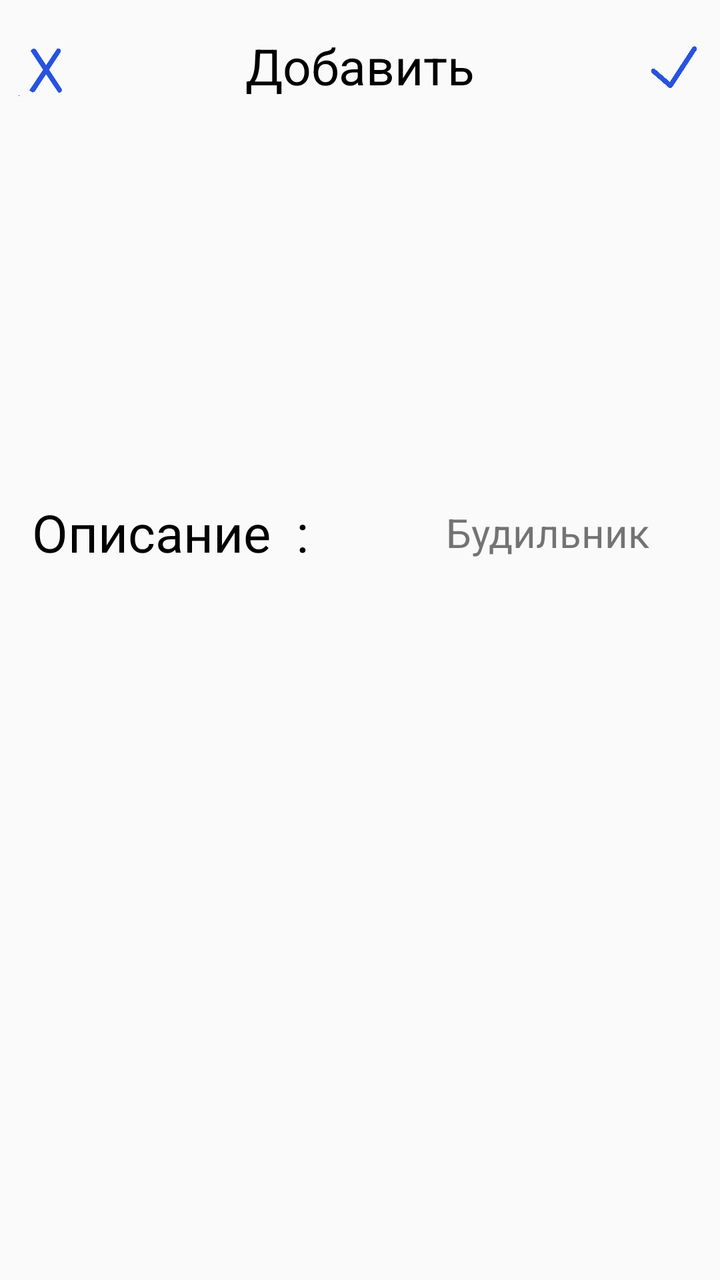
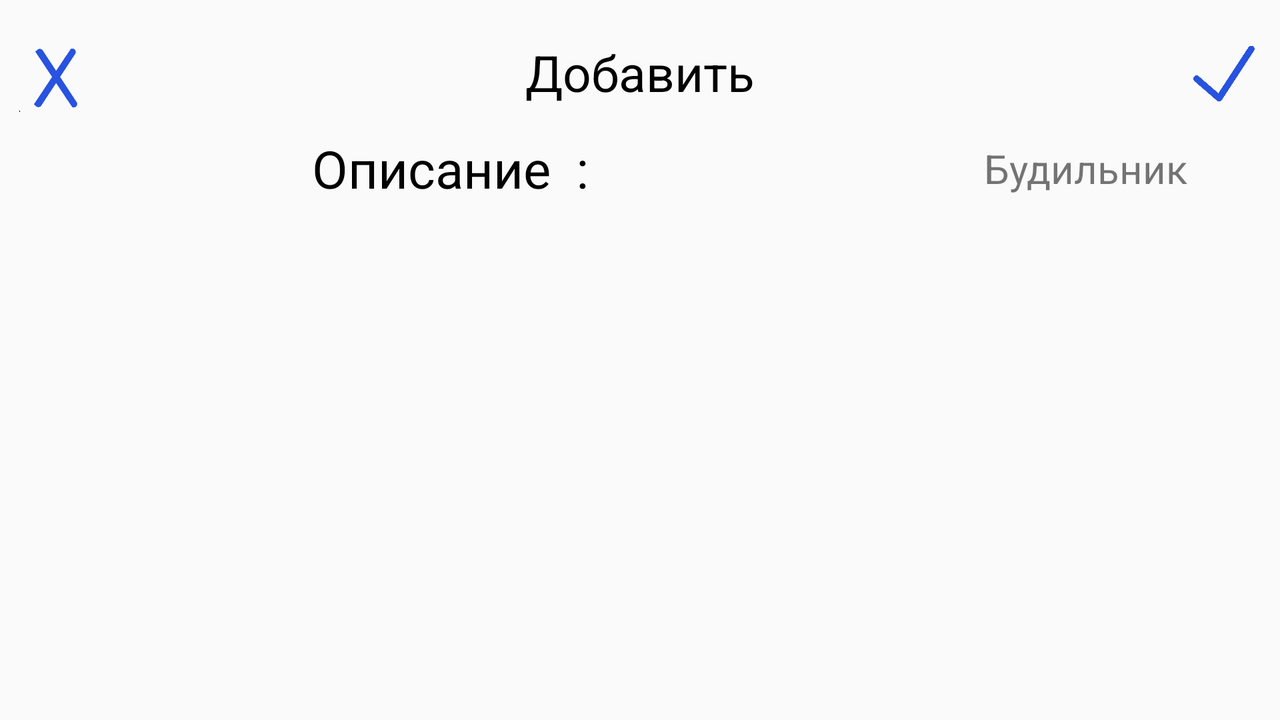

One screen, two layout resources from the same app: the default and the repository's alternative for another configuration. Each is rendered where Android would select it; the XML of both is given below.
<!-- AndroidManifest.xml: application theme AppTheme.NoActionBar -->
<!-- res/layout/activity_create_new_alarm_clock.xml -->
<?xml version="1.0" encoding="utf-8"?>
<android.support.constraint.ConstraintLayout xmlns:android="http://schemas.android.com/apk/res/android"
    xmlns:app="http://schemas.android.com/apk/res-auto"
    xmlns:tools="http://schemas.android.com/tools"
    android:layout_width="match_parent"
    android:layout_height="match_parent"
    android:orientation="vertical">

    <android.support.constraint.ConstraintLayout
        android:id="@+id/constraintLayout"
        android:layout_width="match_parent"
        android:layout_height="wrap_content"
        android:layout_marginTop="8dp"
        android:orientation="horizontal"
        app:layout_constraintTop_toTopOf="parent">

        <Button
            android:id="@+id/cancel"
            android:layout_width="30dp"
            android:layout_height="30dp"
            android:layout_gravity="start"
            android:layout_marginStart="8dp"
            android:layout_marginTop="8dp"
            android:layout_marginBottom="8dp"
            android:background="@drawable/cross"
            app:layout_constraintBottom_toBottomOf="parent"
            app:layout_constraintStart_toStartOf="parent"
            app:layout_constraintTop_toTopOf="parent" />

        <Button
            android:id="@+id/addAlarmClock"
            android:layout_width="30dp"
            android:layout_height="30dp"
            android:layout_marginTop="8dp"
            android:layout_marginEnd="8dp"
            android:layout_marginBottom="8dp"
            android:background="@drawable/check"
            app:layout_constraintBottom_toBottomOf="parent"
            app:layout_constraintEnd_toEndOf="parent"
            app:layout_constraintTop_toTopOf="parent" />

        <TextView
            android:id="@+id/title"
            android:layout_width="wrap_content"
            android:layout_height="wrap_content"
            android:layout_marginStart="8dp"
            android:layout_marginTop="8dp"
            android:layout_marginEnd="8dp"
            android:layout_marginBottom="8dp"
            android:text="@string/add"
            android:textColor="@android:color/background_dark"
            android:textSize="25sp"
            app:layout_constraintBottom_toBottomOf="parent"
            app:layout_constraintEnd_toEndOf="parent"
            app:layout_constraintStart_toStartOf="parent"
            app:layout_constraintTop_toTopOf="parent" />
    </android.support.constraint.ConstraintLayout>

    <android.support.constraint.ConstraintLayout
        android:id="@+id/constraintLayout2"
        android:layout_width="wrap_content"
        android:layout_height="175dp"
        android:layout_gravity="center_horizontal"
        android:layout_marginStart="8dp"
        android:layout_marginTop="8dp"
        android:layout_marginEnd="8dp"
        app:layout_constraintEnd_toEndOf="parent"
        app:layout_constraintStart_toStartOf="parent"
        app:layout_constraintTop_toBottomOf="@+id/constraintLayout">

        <android.support.v7.widget.RecyclerView
            android:id="@+id/minutes"
            android:layout_width="70dp"
            android:layout_height="wrap_content"
            app:layout_constraintBottom_toBottomOf="parent"
            app:layout_constraintEnd_toEndOf="parent"
            app:layout_constraintStart_toEndOf="@+id/hours"
            app:layout_constraintTop_toTopOf="parent" />

        <android.support.v7.widget.RecyclerView
            android:id="@+id/hours"
            android:layout_width="70dp"
            android:layout_height="wrap_content"
            app:layout_constraintBottom_toBottomOf="parent"
            app:layout_constraintEnd_toStartOf="@+id/minutes"
            app:layout_constraintStart_toStartOf="parent"
            app:layout_constraintTop_toTopOf="parent" />


    </android.support.constraint.ConstraintLayout>

    <android.support.constraint.ConstraintLayout
        android:id="@+id/alarmClockName"
        android:layout_width="match_parent"
        android:layout_height="wrap_content"
        android:layout_marginStart="8dp"
        android:layout_marginEnd="8dp"
        app:layout_constraintEnd_toEndOf="parent"
        app:layout_constraintStart_toStartOf="parent"
        app:layout_constraintTop_toBottomOf="@+id/constraintLayout2">

        <TextView
            android:layout_width="wrap_content"
            android:layout_height="wrap_content"
            android:layout_marginStart="8dp"
            android:layout_marginTop="8dp"
            android:layout_marginBottom="8dp"
            android:text="Описание  :  "
            android:textColor="@color/dark"
            android:textSize="26sp"
            app:layout_constraintBottom_toBottomOf="parent"
            app:layout_constraintStart_toStartOf="parent"
            app:layout_constraintTop_toTopOf="parent" />

        <TextView
            android:id="@+id/description"
            android:layout_width="129dp"
            android:layout_height="wrap_content"
            android:layout_marginStart="8dp"
            android:layout_marginTop="8dp"
            android:layout_marginEnd="8dp"
            android:layout_marginBottom="8dp"
            android:gravity="center"
            android:text="Будильник"
            android:textSize="20sp"
            app:layout_constraintBottom_toBottomOf="parent"
            app:layout_constraintEnd_toEndOf="parent"
            app:layout_constraintHorizontal_bias="0.972"
            app:layout_constraintStart_toStartOf="parent"
            app:layout_constraintTop_toTopOf="parent" />

    </android.support.constraint.ConstraintLayout>

    <Button
        android:visibility="gone"
        android:id="@+id/delete"
        android:layout_width="0dp"
        android:layout_height="wrap_content"
        android:background="@drawable/oval_button"
        android:text="Удалить"
        android:textColor="@android:color/holo_red_light"
        app:layout_constraintBottom_toBottomOf="parent"
        app:layout_constraintEnd_toEndOf="parent"
        app:layout_constraintStart_toStartOf="parent"
        android:layout_marginStart="8dp"
        android:layout_marginEnd="8dp"/>

</android.support.constraint.ConstraintLayout>
<!-- resources referenced by this layout -->
<resources>
  <color name="dark">#000</color>
  <!-- drawable check: png bitmap (drawable, 4796 bytes) -->
  <!-- drawable cross: png bitmap (drawable, 31430 bytes) -->
  <!-- drawable oval_button (drawable) -->
  <?xml version="1.0" encoding="utf-8"?>
  <shape  xmlns:android="http://schemas.android.com/apk/res/android" >
      <solid android:color="@color/white_gray" />
      <corners
          android:radius="20dp" />
  </shape>
  <string name="add">Добавить</string>
  <style name="AppTheme.NoActionBar">
          <item name="windowActionBar">false</item>
          <item name="windowNoTitle">true</item>
      </style>
</resources>
<!-- res/layout-land/activity_create_new_alarm_clock.xml (the repository's variant of the layout above) -->
<!-- drawn on the phone turned sideways -->
<?xml version="1.0" encoding="utf-8"?>
<android.support.constraint.ConstraintLayout xmlns:tools="http://schemas.android.com/tools"
    android:layout_width="match_parent"
    android:layout_height="match_parent"
    xmlns:app="http://schemas.android.com/apk/res-auto"
    android:orientation="vertical"
    xmlns:android="http://schemas.android.com/apk/res/android">

    <android.support.constraint.ConstraintLayout
        android:id="@+id/constraintLayout"
        android:layout_width="match_parent"
        android:layout_height="wrap_content"
        android:layout_marginTop="8dp"
        android:orientation="horizontal"
        app:layout_constraintTop_toTopOf="parent">

        <Button
            android:id="@+id/cancel"
            android:layout_width="40dp"
            android:layout_height="40dp"
            android:layout_gravity="start"
            android:layout_marginStart="8dp"
            android:layout_marginTop="8dp"
            android:layout_marginBottom="8dp"
            android:background="@drawable/cross"
            app:layout_constraintBottom_toBottomOf="parent"
            app:layout_constraintStart_toStartOf="parent"
            app:layout_constraintTop_toTopOf="parent" />

        <TextView
            android:id="@+id/title"
            android:layout_width="wrap_content"
            android:layout_height="wrap_content"
            android:layout_marginStart="8dp"
            android:layout_marginTop="8dp"
            android:layout_marginEnd="8dp"
            android:layout_marginBottom="8dp"
            android:text="@string/add"
            android:textColor="@android:color/background_dark"
            android:textSize="25sp"
            app:layout_constraintBottom_toBottomOf="parent"
            app:layout_constraintEnd_toEndOf="parent"
            app:layout_constraintStart_toStartOf="parent"
            app:layout_constraintTop_toTopOf="parent" />

        <Button
            android:id="@+id/addAlarmClock"
            android:layout_width="40dp"
            android:layout_height="40dp"
            android:layout_marginTop="8dp"
            android:layout_marginEnd="8dp"
            android:layout_marginBottom="8dp"
            android:background="@drawable/check"
            app:layout_constraintBottom_toBottomOf="parent"
            app:layout_constraintEnd_toEndOf="parent"
            app:layout_constraintTop_toTopOf="parent" />
    </android.support.constraint.ConstraintLayout>

    <android.support.constraint.ConstraintLayout
        android:id="@+id/constraintLayout3"
        android:layout_width="wrap_content"
        android:layout_height="175dp"
        android:layout_gravity="center_horizontal"
        android:layout_marginStart="8dp"
        android:layout_marginTop="8dp"
        android:layout_marginBottom="8dp"
        app:layout_constraintBottom_toBottomOf="parent"
        app:layout_constraintStart_toStartOf="parent"
        app:layout_constraintTop_toBottomOf="@+id/constraintLayout">

        <android.support.v7.widget.RecyclerView
            android:id="@+id/minutes"
            android:layout_width="70dp"
            android:layout_height="match_parent"
            app:layout_constraintBottom_toBottomOf="parent"
            app:layout_constraintEnd_toEndOf="parent"
            app:layout_constraintStart_toEndOf="@+id/hours"
            app:layout_constraintTop_toTopOf="parent" />

        <android.support.v7.widget.RecyclerView
            android:id="@+id/hours"
            android:layout_width="70dp"
            android:layout_height="match_parent"
            app:layout_constraintBottom_toBottomOf="parent"
            app:layout_constraintEnd_toStartOf="@+id/minutes"
            app:layout_constraintStart_toStartOf="parent"
            app:layout_constraintTop_toTopOf="parent" />


    </android.support.constraint.ConstraintLayout>

    <android.support.constraint.ConstraintLayout
        android:id="@+id/alarmClockName"
        android:layout_width="0dp"
        android:layout_height="40dp"
        app:layout_constraintEnd_toEndOf="parent"
        app:layout_constraintStart_toEndOf="@+id/constraintLayout3"
        app:layout_constraintTop_toBottomOf="@+id/constraintLayout">

        <TextView
            android:layout_width="wrap_content"
            android:layout_height="wrap_content"
            android:layout_marginStart="8dp"
            android:layout_marginTop="8dp"
            android:layout_marginBottom="8dp"
            android:text="Описание  :  "
            android:textColor="@color/dark"
            android:textSize="26sp"
            app:layout_constraintBottom_toBottomOf="parent"
            app:layout_constraintStart_toStartOf="parent"
            app:layout_constraintTop_toTopOf="parent" />

        <TextView
            android:id="@+id/description"
            android:layout_width="161dp"
            android:layout_height="wrap_content"
            android:layout_marginStart="8dp"
            android:layout_marginTop="8dp"
            android:layout_marginEnd="8dp"
            android:layout_marginBottom="8dp"
            android:gravity="center"
            android:text="Будильник"
            android:textSize="20sp"
            app:layout_constraintBottom_toBottomOf="parent"
            app:layout_constraintEnd_toEndOf="parent"
            app:layout_constraintHorizontal_bias="0.972"
            app:layout_constraintStart_toStartOf="parent"
            app:layout_constraintTop_toTopOf="parent" />

    </android.support.constraint.ConstraintLayout>

    <Button
        android:visibility="gone"
        android:id="@+id/delete"
        android:layout_width="0dp"
        android:layout_height="wrap_content"
        android:background="@drawable/oval_button"
        android:text="Удалить"
        android:textColor="@android:color/holo_red_light"
        app:layout_constraintBottom_toBottomOf="parent"
        app:layout_constraintEnd_toEndOf="parent"
        app:layout_constraintHorizontal_bias="0.549"
        app:layout_constraintStart_toEndOf="@+id/constraintLayout3"
        app:layout_constraintTop_toBottomOf="@+id/alarmClockName"
        app:layout_constraintVertical_bias="1.0" />

</android.support.constraint.ConstraintLayout>
